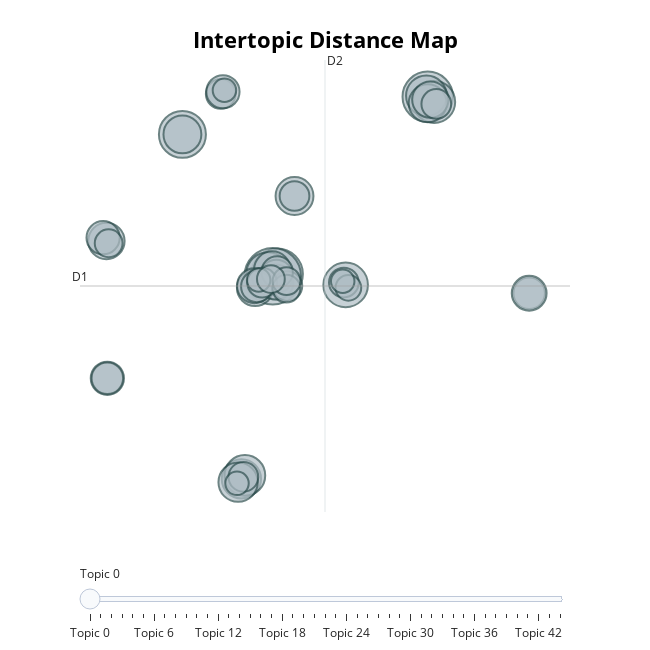

This figure's notebook cell:
### Code cell
# visualize
model.visualize_topics()

### Figure 1 — Plotly figure (JSON) as saved in the notebook; plotly's stock layout.template omitted (floating-point values rounded to 4 significant figures; data arrays with more than 128 entries replaced by an {"elided": "..."} marker saying what was removed)
{"data": [{"customdata": {"elided": "45x3 mixed values"}, "hovertemplate": "<b>Topic %{customdata[0]}</b><br>%{customdata[1]}<br>Size: %{customdata[2]}", "legendgroup": "", "marker": {"color": "#B0BEC5", "line": {"color": "DarkSlateGrey", "width": 2}, "size": [24, 23, 20, 29, 18, 17, 16, 14, 12, 13, 12, 15, 15, 14, 11, 13, 10, 11, 12, 10, 9, 10, 8, 8, 9, 9, 8, 10, 8, 8, 13, 12, 9, 8, 7, 8, 7, 11, 7, 5, 7, 6, 5, 5, 5], "sizemode": "area", "sizeref": 0.01812, "symbol": "circle"}, "mode": "markers", "name": "", "orientation": "v", "showlegend": false, "type": "scatter", "x": [1.548, 13.16, -5.755, 1.209, 6.828, 0.8397, 13.65, -1.209, 1.17, 2.886, -0.1527, 13.05, -0.9401, -1.463, 1.459, -5.755, 1.488, -0.2007, -11.61, -11.87, -0.01985, -11.54, 2.335, -2.8, 20.98, 1.546, 6.69, -2.632, 2.886, -1.055, 13.15, 13.36, -11.54, 0.3944, 2.258, 13.82, -11.44, 20.98, 2.273, 0.1218, 1.064, 7.038, -2.516, -1.548, 6.602], "xaxis": "x", "y": [1.375, 15.04, 12.14, 1.209, 0.5454, 1.398, 14.64, -14.4, 1.727, 7.391, 0.316, 15.11, -14.13, -14.65, 0.7533, 12.14, 1.203, 0.4804, 3.924, 4.18, 0.4271, -6.648, 0.458, 15.25, -0.09876, 1.538, 0.728, 15.42, 7.391, -14.24, 14.53, 14.82, -6.648, 0.7121, 0.2584, 14.48, 3.751, -0.09876, 0.8322, 0.9251, 0.9939, 0.3213, 15.54, -14.74, 0.8234], "yaxis": "y"}], "layout": {"annotations": [{"showarrow": false, "text": "D1", "x": -13.65, "y": 0.4598, "yshift": 10}, {"showarrow": false, "text": "D2", "x": 5.237, "xshift": 10, "y": 17.87}], "height": 650, "hoverlabel": {"bgcolor": "white", "font": {"family": "Rockwell", "size": 16}}, "legend": {"itemsizing": "constant", "tracegroupgap": 0}, "margin": {"t": 60}, "shapes": [{"line": {"color": "#CFD8DC", "width": 2}, "type": "line", "x0": 5.237, "x1": 5.237, "y0": -16.95, "y1": 17.87}, {"line": {"color": "#9E9E9E", "width": 2}, "type": "line", "x0": -13.65, "x1": 24.13, "y0": 0.4598, "y1": 0.4598}], "sliders": [{"active": 0, "pad": {"t": 50}, "steps": [{"args": [{"marker.color": [["red", "#B0BEC5", "#B0BEC5", "#B0BEC5", "#B0BEC5", "#B0BEC5", "#B0BEC5", "#B0BEC5", "#B0BEC5", "#B0BEC5", "#B0BEC5", "#B0BEC5", "#B0BEC5", "#B0BEC5", "#B0BEC5", "#B0BEC5", "#B0BEC5", "#B0BEC5", "#B0BEC5", "#B0BEC5", "#B0BEC5", "#B0BEC5", "#B0BEC5", "#B0BEC5", "#B0BEC5", "#B0BEC5", "#B0BEC5", "#B0BEC5", "#B0BEC5", "#B0BEC5", "#B0BEC5", "#B0BEC5", "#B0BEC5", "#B0BEC5", "#B0BEC5", "#B0BEC5", "#B0BEC5", "#B0BEC5", "#B0BEC5", "#B0BEC5", "#B0BEC5", "#B0BEC5", "#B0BEC5", "#B0BEC5", "#B0BEC5"]]}], "label": "Topic 0", "method": "update"}, {"args": [{"marker.color": [["#B0BEC5", "red", "#B0BEC5", "#B0BEC5", "#B0BEC5", "#B0BEC5", "#B0BEC5", "#B0BEC5", "#B0BEC5", "#B0BEC5", "#B0BEC5", "#B0BEC5", "#B0BEC5", "#B0BEC5", "#B0BEC5", "#B0BEC5", "#B0BEC5", "#B0BEC5", "#B0BEC5", "#B0BEC5", "#B0BEC5", "#B0BEC5", "#B0BEC5", "#B0BEC5", "#B0BEC5", "#B0BEC5", "#B0BEC5", "#B0BEC5", "#B0BEC5", "#B0BEC5", "#B0BEC5", "#B0BEC5", "#B0BEC5", "#B0BEC5", "#B0BEC5", "#B0BEC5", "#B0BEC5", "#B0BEC5", "#B0BEC5", "#B0BEC5", "#B0BEC5", "#B0BEC5", "#B0BEC5", "#B0BEC5", "#B0BEC5"]]}], "label": "Topic 1", "method": "update"}, {"args": [{"marker.color": [["#B0BEC5", "#B0BEC5", "red", "#B0BEC5", "#B0BEC5", "#B0BEC5", "#B0BEC5", "#B0BEC5", "#B0BEC5", "#B0BEC5", "#B0BEC5", "#B0BEC5", "#B0BEC5", "#B0BEC5", "#B0BEC5", "#B0BEC5", "#B0BEC5", "#B0BEC5", "#B0BEC5", "#B0BEC5", "#B0BEC5", "#B0BEC5", "#B0BEC5", "#B0BEC5", "#B0BEC5", "#B0BEC5", "#B0BEC5", "#B0BEC5", "#B0BEC5", "#B0BEC5", "#B0BEC5", "#B0BEC5", "#B0BEC5", "#B0BEC5", "#B0BEC5", "#B0BEC5", "#B0BEC5", "#B0BEC5", "#B0BEC5", "#B0BEC5", "#B0BEC5", "#B0BEC5", "#B0BEC5", "#B0BEC5", "#B0BEC5"]]}], "label": "Topic 2", "method": "update"}, {"args": [{"marker.color": [["#B0BEC5", "#B0BEC5", "#B0BEC5", "red", "#B0BEC5", "#B0BEC5", "#B0BEC5", "#B0BEC5", "#B0BEC5", "#B0BEC5", "#B0BEC5", "#B0BEC5", "#B0BEC5", "#B0BEC5", "#B0BEC5", "#B0BEC5", "#B0BEC5", "#B0BEC5", "#B0BEC5", "#B0BEC5", "#B0BEC5", "#B0BEC5", "#B0BEC5", "#B0BEC5", "#B0BEC5", "#B0BEC5", "#B0BEC5", "#B0BEC5", "#B0BEC5", "#B0BEC5", "#B0BEC5", "#B0BEC5", "#B0BEC5", "#B0BEC5", "#B0BEC5", "#B0BEC5", "#B0BEC5", "#B0BEC5", "#B0BEC5", "#B0BEC5", "#B0BEC5", "#B0BEC5", "#B0BEC5", "#B0BEC5", "#B0BEC5"]]}], "label": "Topic 3", "method": "update"}, {"args": [{"marker.color": [["#B0BEC5", "#B0BEC5", "#B0BEC5", "#B0BEC5", "red", "#B0BEC5", "#B0BEC5", "#B0BEC5", "#B0BEC5", "#B0BEC5", "#B0BEC5", "#B0BEC5", "#B0BEC5", "#B0BEC5", "#B0BEC5", "#B0BEC5", "#B0BEC5", "#B0BEC5", "#B0BEC5", "#B0BEC5", "#B0BEC5", "#B0BEC5", "#B0BEC5", "#B0BEC5", "#B0BEC5", "#B0BEC5", "#B0BEC5", "#B0BEC5", "#B0BEC5", "#B0BEC5", "#B0BEC5", "#B0BEC5", "#B0BEC5", "#B0BEC5", "#B0BEC5", "#B0BEC5", "#B0BEC5", "#B0BEC5", "#B0BEC5", "#B0BEC5", "#B0BEC5", "#B0BEC5", "#B0BEC5", "#B0BEC5", "#B0BEC5"]]}], "label": "Topic 4", "method": "update"}, {"args": [{"marker.color": [["#B0BEC5", "#B0BEC5", "#B0BEC5", "#B0BEC5", "#B0BEC5", "red", "#B0BEC5", "#B0BEC5", "#B0BEC5", "#B0BEC5", "#B0BEC5", "#B0BEC5", "#B0BEC5", "#B0BEC5", "#B0BEC5", "#B0BEC5", "#B0BEC5", "#B0BEC5", "#B0BEC5", "#B0BEC5", "#B0BEC5", "#B0BEC5", "#B0BEC5", "#B0BEC5", "#B0BEC5", "#B0BEC5", "#B0BEC5", "#B0BEC5", "#B0BEC5", "#B0BEC5", "#B0BEC5", "#B0BEC5", "#B0BEC5", "#B0BEC5", "#B0BEC5", "#B0BEC5", "#B0BEC5", "#B0BEC5", "#B0BEC5", "#B0BEC5", "#B0BEC5", "#B0BEC5", "#B0BEC5", "#B0BEC5", "#B0BEC5"]]}], "label": "Topic 5", "method": "update"}, {"args": [{"marker.color": [["#B0BEC5", "#B0BEC5", "#B0BEC5", "#B0BEC5", "#B0BEC5", "#B0BEC5", "red", "#B0BEC5", "#B0BEC5", "#B0BEC5", "#B0BEC5", "#B0BEC5", "#B0BEC5", "#B0BEC5", "#B0BEC5", "#B0BEC5", "#B0BEC5", "#B0BEC5", "#B0BEC5", "#B0BEC5", "#B0BEC5", "#B0BEC5", "#B0BEC5", "#B0BEC5", "#B0BEC5", "#B0BEC5", "#B0BEC5", "#B0BEC5", "#B0BEC5", "#B0BEC5", "#B0BEC5", "#B0BEC5", "#B0BEC5", "#B0BEC5", "#B0BEC5", "#B0BEC5", "#B0BEC5", "#B0BEC5", "#B0BEC5", "#B0BEC5", "#B0BEC5", "#B0BEC5", "#B0BEC5", "#B0BEC5", "#B0BEC5"]]}], "label": "Topic 6", "method": "update"}, {"args": [{"marker.color": [["#B0BEC5", "#B0BEC5", "#B0BEC5", "#B0BEC5", "#B0BEC5", "#B0BEC5", "#B0BEC5", "red", "#B0BEC5", "#B0BEC5", "#B0BEC5", "#B0BEC5", "#B0BEC5", "#B0BEC5", "#B0BEC5", "#B0BEC5", "#B0BEC5", "#B0BEC5", "#B0BEC5", "#B0BEC5", "#B0BEC5", "#B0BEC5", "#B0BEC5", "#B0BEC5", "#B0BEC5", "#B0BEC5", "#B0BEC5", "#B0BEC5", "#B0BEC5", "#B0BEC5", "#B0BEC5", "#B0BEC5", "#B0BEC5", "#B0BEC5", "#B0BEC5", "#B0BEC5", "#B0BEC5", "#B0BEC5", "#B0BEC5", "#B0BEC5", "#B0BEC5", "#B0BEC5", "#B0BEC5", "#B0BEC5", "#B0BEC5"]]}], "label": "Topic 7", "method": "update"}, {"args": [{"marker.color": [["#B0BEC5", "#B0BEC5", "#B0BEC5", "#B0BEC5", "#B0BEC5", "#B0BEC5", "#B0BEC5", "#B0BEC5", "red", "#B0BEC5", "#B0BEC5", "#B0BEC5", "#B0BEC5", "#B0BEC5", "#B0BEC5", "#B0BEC5", "#B0BEC5", "#B0BEC5", "#B0BEC5", "#B0BEC5", "#B0BEC5", "#B0BEC5", "#B0BEC5", "#B0BEC5", "#B0BEC5", "#B0BEC5", "#B0BEC5", "#B0BEC5", "#B0BEC5", "#B0BEC5", "#B0BEC5", "#B0BEC5", "#B0BEC5", "#B0BEC5", "#B0BEC5", "#B0BEC5", "#B0BEC5", "#B0BEC5", "#B0BEC5", "#B0BEC5", "#B0BEC5", "#B0BEC5", "#B0BEC5", "#B0BEC5", "#B0BEC5"]]}], "label": "Topic 8", "method": "update"}, {"args": [{"marker.color": [["#B0BEC5", "#B0BEC5", "#B0BEC5", "#B0BEC5", "#B0BEC5", "#B0BEC5", "#B0BEC5", "#B0BEC5", "#B0BEC5", "red", "#B0BEC5", "#B0BEC5", "#B0BEC5", "#B0BEC5", "#B0BEC5", "#B0BEC5", "#B0BEC5", "#B0BEC5", "#B0BEC5", "#B0BEC5", "#B0BEC5", "#B0BEC5", "#B0BEC5", "#B0BEC5", "#B0BEC5", "#B0BEC5", "#B0BEC5", "#B0BEC5", "#B0BEC5", "#B0BEC5", "#B0BEC5", "#B0BEC5", "#B0BEC5", "#B0BEC5", "#B0BEC5", "#B0BEC5", "#B0BEC5", "#B0BEC5", "#B0BEC5", "#B0BEC5", "#B0BEC5", "#B0BEC5", "#B0BEC5", "#B0BEC5", "#B0BEC5"]]}], "label": "Topic 9", "method": "update"}, {"args": [{"marker.color": [["#B0BEC5", "#B0BEC5", "#B0BEC5", "#B0BEC5", "#B0BEC5", "#B0BEC5", "#B0BEC5", "#B0BEC5", "#B0BEC5", "#B0BEC5", "red", "#B0BEC5", "#B0BEC5", "#B0BEC5", "#B0BEC5", "#B0BEC5", "#B0BEC5", "#B0BEC5", "#B0BEC5", "#B0BEC5", "#B0BEC5", "#B0BEC5", "#B0BEC5", "#B0BEC5", "#B0BEC5", "#B0BEC5", "#B0BEC5", "#B0BEC5", "#B0BEC5", "#B0BEC5", "#B0BEC5", "#B0BEC5", "#B0BEC5", "#B0BEC5", "#B0BEC5", "#B0BEC5", "#B0BEC5", "#B0BEC5", "#B0BEC5", "#B0BEC5", "#B0BEC5", "#B0BEC5", "#B0BEC5", "#B0BEC5", "#B0BEC5"]]}], "label": "Topic 10", "method": "update"}, {"args": [{"marker.color": [["#B0BEC5", "#B0BEC5", "#B0BEC5", "#B0BEC5", "#B0BEC5", "#B0BEC5", "#B0BEC5", "#B0BEC5", "#B0BEC5", "#B0BEC5", "#B0BEC5", "red", "#B0BEC5", "#B0BEC5", "#B0BEC5", "#B0BEC5", "#B0BEC5", "#B0BEC5", "#B0BEC5", "#B0BEC5", "#B0BEC5", "#B0BEC5", "#B0BEC5", "#B0BEC5", "#B0BEC5", "#B0BEC5", "#B0BEC5", "#B0BEC5", "#B0BEC5", "#B0BEC5", "#B0BEC5", "#B0BEC5", "#B0BEC5", "#B0BEC5", "#B0BEC5", "#B0BEC5", "#B0BEC5", "#B0BEC5", "#B0BEC5", "#B0BEC5", "#B0BEC5", "#B0BEC5", "#B0BEC5", "#B0BEC5", "#B0BEC5"]]}], "label": "Topic 11", "method": "update"}, {"args": [{"marker.color": [["#B0BEC5", "#B0BEC5", "#B0BEC5", "#B0BEC5", "#B0BEC5", "#B0BEC5", "#B0BEC5", "#B0BEC5", "#B0BEC5", "#B0BEC5", "#B0BEC5", "#B0BEC5", "red", "#B0BEC5", "#B0BEC5", "#B0BEC5", "#B0BEC5", "#B0BEC5", "#B0BEC5", "#B0BEC5", "#B0BEC5", "#B0BEC5", "#B0BEC5", "#B0BEC5", "#B0BEC5", "#B0BEC5", "#B0BEC5", "#B0BEC5", "#B0BEC5", "#B0BEC5", "#B0BEC5", "#B0BEC5", "#B0BEC5", "#B0BEC5", "#B0BEC5", "#B0BEC5", "#B0BEC5", "#B0BEC5", "#B0BEC5", "#B0BEC5", "#B0BEC5", "#B0BEC5", "#B0BEC5", "#B0BEC5", "#B0BEC5"]]}], "label": "Topic 12", "method": "update"}, {"args": [{"marker.color": [["#B0BEC5", "#B0BEC5", "#B0BEC5", "#B0BEC5", "#B0BEC5", "#B0BEC5", "#B0BEC5", "#B0BEC5", "#B0BEC5", "#B0BEC5", "#B0BEC5", "#B0BEC5", "#B0BEC5", "red", "#B0BEC5", "#B0BEC5", "#B0BEC5", "#B0BEC5", "#B0BEC5", "#B0BEC5", "#B0BEC5", "#B0BEC5", "#B0BEC5", "#B0BEC5", "#B0BEC5", "#B0BEC5", "#B0BEC5", "#B0BEC5", "#B0BEC5", "#B0BEC5", "#B0BEC5", "#B0BEC5", "#B0BEC5", "#B0BEC5", "#B0BEC5", "#B0BEC5", "#B0BEC5", "#B0BEC5", "#B0BEC5", "#B0BEC5", "#B0BEC5", "#B0BEC5", "#B0BEC5", "#B0BEC5", "#B0BEC5"]]}], "label": "Topic 13", "method": "update"}, {"args": [{"marker.color": [["#B0BEC5", "#B0BEC5", "#B0BEC5", "#B0BEC5", "#B0BEC5", "#B0BEC5", "#B0BEC5", "#B0BEC5", "#B0BEC5", "#B0BEC5", "#B0BEC5", "#B0BEC5", "#B0BEC5", "#B0BEC5", "red", "#B0BEC5", "#B0BEC5", "#B0BEC5", "#B0BEC5", "#B0BEC5", "#B0BEC5", "#B0BEC5", "#B0BEC5", "#B0BEC5", "#B0BEC5", "#B0BEC5", "#B0BEC5", "#B0BEC5", "#B0BEC5", "#B0BEC5", "#B0BEC5", "#B0BEC5", "#B0BEC5", "#B0BEC5", "#B0BEC5", "#B0BEC5", "#B0BEC5", "#B0BEC5", "#B0BEC5", "#B0BEC5", "#B0BEC5", "#B0BEC5", "#B0BEC5", "#B0BEC5", "#B0BEC5"]]}], "label": "Topic 14", "method": "update"}, {"args": [{"marker.color": [["#B0BEC5", "#B0BEC5", "#B0BEC5", "#B0BEC5", "#B0BEC5", "#B0BEC5", "#B0BEC5", "#B0BEC5", "#B0BEC5", "#B0BEC5", "#B0BEC5", "#B0BEC5", "#B0BEC5", "#B0BEC5", "#B0BEC5", "red", "#B0BEC5", "#B0BEC5", "#B0BEC5", "#B0BEC5", "#B0BEC5", "#B0BEC5", "#B0BEC5", "#B0BEC5", "#B0BEC5", "#B0BEC5", "#B0BEC5", "#B0BEC5", "#B0BEC5", "#B0BEC5", "#B0BEC5", "#B0BEC5", "#B0BEC5", "#B0BEC5", "#B0BEC5", "#B0BEC5", "#B0BEC5", "#B0BEC5", "#B0BEC5", "#B0BEC5", "#B0BEC5", "#B0BEC5", "#B0BEC5", "#B0BEC5", "#B0BEC5"]]}], "label": "Topic 15", "method": "update"}, {"args": [{"marker.color": [["#B0BEC5", "#B0BEC5", "#B0BEC5", "#B0BEC5", "#B0BEC5", "#B0BEC5", "#B0BEC5", "#B0BEC5", "#B0BEC5", "#B0BEC5", "#B0BEC5", "#B0BEC5", "#B0BEC5", "#B0BEC5", "#B0BEC5", "#B0BEC5", "red", "#B0BEC5", "#B0BEC5", "#B0BEC5", "#B0BEC5", "#B0BEC5", "#B0BEC5", "#B0BEC5", "#B0BEC5", "#B0BEC5", "#B0BEC5", "#B0BEC5", "#B0BEC5", "#B0BEC5", "#B0BEC5", "#B0BEC5", "#B0BEC5", "#B0BEC5", "#B0BEC5", "#B0BEC5", "#B0BEC5", "#B0BEC5", "#B0BEC5", "#B0BEC5", "#B0BEC5", "#B0BEC5", "#B0BEC5", "#B0BEC5", "#B0BEC5"]]}], "label": "Topic 16", "method": "update"}, {"args": [{"marker.color": [["#B0BEC5", "#B0BEC5", "#B0BEC5", "#B0BEC5", "#B0BEC5", "#B0BEC5", "#B0BEC5", "#B0BEC5", "#B0BEC5", "#B0BEC5", "#B0BEC5", "#B0BEC5", "#B0BEC5", "#B0BEC5", "#B0BEC5", "#B0BEC5", "#B0BEC5", "red", "#B0BEC5", "#B0BEC5", "#B0BEC5", "#B0BEC5", "#B0BEC5", "#B0BEC5", "#B0BEC5", "#B0BEC5", "#B0BEC5", "#B0BEC5", "#B0BEC5", "#B0BEC5", "#B0BEC5", "#B0BEC5", "#B0BEC5", "#B0BEC5", "#B0BEC5", "#B0BEC5", "#B0BEC5", "#B0BEC5", "#B0BEC5", "#B0BEC5", "#B0BEC5", "#B0BEC5", "#B0BEC5", "#B0BEC5", "#B0BEC5"]]}], "label": "Topic 17", "method": "update"}, {"args": [{"marker.color": [["#B0BEC5", "#B0BEC5", "#B0BEC5", "#B0BEC5", "#B0BEC5", "#B0BEC5", "#B0BEC5", "#B0BEC5", "#B0BEC5", "#B0BEC5", "#B0BEC5", "#B0BEC5", "#B0BEC5", "#B0BEC5", "#B0BEC5", "#B0BEC5", "#B0BEC5", "#B0BEC5", "red", "#B0BEC5", "#B0BEC5", "#B0BEC5", "#B0BEC5", "#B0BEC5", "#B0BEC5", "#B0BEC5", "#B0BEC5", "#B0BEC5", "#B0BEC5", "#B0BEC5", "#B0BEC5", "#B0BEC5", "#B0BEC5", "#B0BEC5", "#B0BEC5", "#B0BEC5", "#B0BEC5", "#B0BEC5", "#B0BEC5", "#B0BEC5", "#B0BEC5", "#B0BEC5", "#B0BEC5", "#B0BEC5", "#B0BEC5"]]}], "label": "Topic 18", "method": "update"}, {"args": [{"marker.color": [["#B0BEC5", "#B0BEC5", "#B0BEC5", "#B0BEC5", "#B0BEC5", "#B0BEC5", "#B0BEC5", "#B0BEC5", "#B0BEC5", "#B0BEC5", "#B0BEC5", "#B0BEC5", "#B0BEC5", "#B0BEC5", "#B0BEC5", "#B0BEC5", "#B0BEC5", "#B0BEC5", "#B0BEC5", "red", "#B0BEC5", "#B0BEC5", "#B0BEC5", "#B0BEC5", "#B0BEC5", "#B0BEC5", "#B0BEC5", "#B0BEC5", "#B0BEC5", "#B0BEC5", "#B0BEC5", "#B0BEC5", "#B0BEC5", "#B0BEC5", "#B0BEC5", "#B0BEC5", "#B0BEC5", "#B0BEC5", "#B0BEC5", "#B0BEC5", "#B0BEC5", "#B0BEC5", "#B0BEC5", "#B0BEC5", "#B0BEC5"]]}], "label": "Topic 19", "method": "update"}, {"args": [{"marker.color": [["#B0BEC5", "#B0BEC5", "#B0BEC5", "#B0BEC5", "#B0BEC5", "#B0BEC5", "#B0BEC5", "#B0BEC5", "#B0BEC5", "#B0BEC5", "#B0BEC5", "#B0BEC5", "#B0BEC5", "#B0BEC5", "#B0BEC5", "#B0BEC5", "#B0BEC5", "#B0BEC5", "#B0BEC5", "#B0BEC5", "red", "#B0BEC5", "#B0BEC5", "#B0BEC5", "#B0BEC5", "#B0BEC5", "#B0BEC5", "#B0BEC5", "#B0BEC5", "#B0BEC5", "#B0BEC5", "#B0BEC5", "#B0BEC5", "#B0BEC5", "#B0BEC5", "#B0BEC5", "#B0BEC5", "#B0BEC5", "#B0BEC5", "#B0BEC5", "#B0BEC5", "#B0BEC5", "#B0BEC5", "#B0BEC5", "#B0BEC5"]]}], "label": "Topic 20", "method": "update"}, {"args": [{"marker.color": [["#B0BEC5", "#B0BEC5", "#B0BEC5", "#B0BEC5", "#B0BEC5", "#B0BEC5", "#B0BEC5", "#B0BEC5", "#B0BEC5", "#B0BEC5", "#B0BEC5", "#B0BEC5", "#B0BEC5", "#B0BEC5", "#B0BEC5", "#B0BEC5", "#B0BEC5", "#B0BEC5", "#B0BEC5", "#B0BEC5", "#B0BEC5", "red", "#B0BEC5", "#B0BEC5", "#B0BEC5", "#B0BEC5", "#B0BEC5", "#B0BEC5", "#B0BEC5", "#B0BEC5", "#B0BEC5", "#B0BEC5", "#B0BEC5", "#B0BEC5", "#B0BEC5", "#B0BEC5", "#B0BEC5", "#B0BEC5", "#B0BEC5", "#B0BEC5", "#B0BEC5", "#B0BEC5", "#B0BEC5", "#B0BEC5", "#B0BEC5"]]}], "label": "Topic 21", "method": "update"}, {"args": [{"marker.color": [["#B0BEC5", "#B0BEC5", "#B0BEC5", "#B0BEC5", "#B0BEC5", "#B0BEC5", "#B0BEC5", "#B0BEC5", "#B0BEC5", "#B0BEC5", "#B0BEC5", "#B0BEC5", "#B0BEC5", "#B0BEC5", "#B0BEC5", "#B0BEC5", "#B0BEC5", "#B0BEC5", "#B0BEC5", "#B0BEC5", "#B0BEC5", "#B0BEC5", "red", "#B0BEC5", "#B0BEC5", "#B0BEC5", "#B0BEC5", "#B0BEC5", "#B0BEC5", "#B0BEC5", "#B0BEC5", "#B0BEC5", "#B0BEC5", "#B0BEC5", "#B0BEC5", "#B0BEC5", "#B0BEC5", "#B0BEC5", "#B0BEC5", "#B0BEC5", "#B0BEC5", "#B0BEC5", "#B0BEC5", "#B0BEC5", "#B0BEC5"]]}], "label": "Topic 22", "method": "update"}, {"args": [{"marker.color": [["#B0BEC5", "#B0BEC5", "#B0BEC5", "#B0BEC5", "#B0BEC5", "#B0BEC5", "#B0BEC5", "#B0BEC5", "#B0BEC5", "#B0BEC5", "#B0BEC5", "#B0BEC5", "#B0BEC5", "#B0BEC5", "#B0BEC5", "#B0BEC5", "#B0BEC5", "#B0BEC5", "#B0BEC5", "#B0BEC5", "#B0BEC5", "#B0BEC5", "#B0BEC5", "red", "#B0BEC5", "#B0BEC5", "#B0BEC5", "#B0BEC5", "#B0BEC5", "#B0BEC5", "#B0BEC5", "#B0BEC5", "#B0BEC5", "#B0BEC5", "#B0BEC5", "#B0BEC5", "#B0BEC5", "#B0BEC5", "#B0BEC5", "#B0BEC5", "#B0BEC5", "#B0BEC5", "#B0BEC5", "#B0BEC5", "#B0BEC5"]]}], "label": "Topic 23", "method": "update"}, {"args": [{"marker.color": [["#B0BEC5", "#B0BEC5", "#B0BEC5", "#B0BEC5", "#B0BEC5", "#B0BEC5", "#B0BEC5", "#B0BEC5", "#B0BEC5", "#B0BEC5", "#B0BEC5", "#B0BEC5", "#B0BEC5", "#B0BEC5", "#B0BEC5", "#B0BEC5", "#B0BEC5", "#B0BEC5", "#B0BEC5", "#B0BEC5", "#B0BEC5", "#B0BEC5", "#B0BEC5", "#B0BEC5", "red", "#B0BEC5", "#B0BEC5", "#B0BEC5", "#B0BEC5", "#B0BEC5", "#B0BEC5", "#B0BEC5", "#B0BEC5", "#B0BEC5", "#B0BEC5", "#B0BEC5", "#B0BEC5", "#B0BEC5", "#B0BEC5", "#B0BEC5", "#B0BEC5", "#B0BEC5", "#B0BEC5", "#B0BEC5", "#B0BEC5"]]}], "label": "Topic 24", "method": "update"}, {"args": [{"marker.color": [["#B0BEC5", "#B0BEC5", "#B0BEC5", "#B0BEC5", "#B0BEC5", "#B0BEC5", "#B0BEC5", "#B0BEC5", "#B0BEC5", "#B0BEC5", "#B0BEC5", "#B0BEC5", "#B0BEC5", "#B0BEC5", "#B0BEC5", "#B0BEC5", "#B0BEC5", "#B0BEC5", "#B0BEC5", "#B0BEC5", "#B0BEC5", "#B0BEC5", "#B0BEC5", "#B0BEC5", "#B0BEC5", "red", "#B0BEC5", "#B0BEC5", "#B0BEC5", "#B0BEC5", "#B0BEC5", "#B0BEC5", "#B0BEC5", "#B0BEC5", "#B0BEC5", "#B0BEC5", "#B0BEC5", "#B0BEC5", "#B0BEC5", "#B0BEC5", "#B0BEC5", "#B0BEC5", "#B0BEC5", "#B0BEC5", "#B0BEC5"]]}], "label": "Topic 25", "method": "update"}, {"args": [{"marker.color": [["#B0BEC5", "#B0BEC5", "#B0BEC5", "#B0BEC5", "#B0BEC5", "#B0BEC5", "#B0BEC5", "#B0BEC5", "#B0BEC5", "#B0BEC5", "#B0BEC5", "#B0BEC5", "#B0BEC5", "#B0BEC5", "#B0BEC5", "#B0BEC5", "#B0BEC5", "#B0BEC5", "#B0BEC5", "#B0BEC5", "#B0BEC5", "#B0BEC5", "#B0BEC5", "#B0BEC5", "#B0BEC5", "#B0BEC5", "red", "#B0BEC5", "#B0BEC5", "#B0BEC5", "#B0BEC5", "#B0BEC5", "#B0BEC5", "#B0BEC5", "#B0BEC5", "#B0BEC5", "#B0BEC5", "#B0BEC5", "#B0BEC5", "#B0BEC5", "#B0BEC5", "#B0BEC5", "#B0BEC5", "#B0BEC5", "#B0BEC5"]]}], "label": "Topic 26", "method": "update"}, {"args": [{"marker.color": [["#B0BEC5", "#B0BEC5", "#B0BEC5", "#B0BEC5", "#B0BEC5", "#B0BEC5", "#B0BEC5", "#B0BEC5", "#B0BEC5", "#B0BEC5", "#B0BEC5", "#B0BEC5", "#B0BEC5", "#B0BEC5", "#B0BEC5", "#B0BEC5", "#B0BEC5", "#B0BEC5", "#B0BEC5", "#B0BEC5", "#B0BEC5", "#B0BEC5", "#B0BEC5", "#B0BEC5", "#B0BEC5", "#B0BEC5", "#B0BEC5", "red", "#B0BEC5", "#B0BEC5", "#B0BEC5", "#B0BEC5", "#B0BEC5", "#B0BEC5", "#B0BEC5", "#B0BEC5", "#B0BEC5", "#B0BEC5", "#B0BEC5", "#B0BEC5", "#B0BEC5", "#B0BEC5", "#B0BEC5", "#B0BEC5", "#B0BEC5"]]}], "label": "Topic 27", "method": "update"}, {"args": [{"marker.color": [["#B0BEC5", "#B0BEC5", "#B0BEC5", "#B0BEC5", "#B0BEC5", "#B0BEC5", "#B0BEC5", "#B0BEC5", "#B0BEC5", "#B0BEC5", "#B0BEC5", "#B0BEC5", "#B0BEC5", "#B0BEC5", "#B0BEC5", "#B0BEC5", "#B0BEC5", "#B0BEC5", "#B0BEC5", "#B0BEC5", "#B0BEC5", "#B0BEC5", "#B0BEC5", "#B0BEC5", "#B0BEC5", "#B0BEC5", "#B0BEC5", "#B0BEC5", "red", "#B0BEC5", "#B0BEC5", "#B0BEC5", "#B0BEC5", "#B0BEC5", "#B0BEC5", "#B0BEC5", "#B0BEC5", "#B0BEC5", "#B0BEC5", "#B0BEC5", "#B0BEC5", "#B0BEC5", "#B0BEC5", "#B0BEC5", "#B0BEC5"]]}], "label": "Topic 28", "method": "update"}, {"args": [{"marker.color": [["#B0BEC5", "#B0BEC5", "#B0BEC5", "#B0BEC5", "#B0BEC5", "#B0BEC5", "#B0BEC5", "#B0BEC5", "#B0BEC5", "#B0BEC5", "#B0BEC5", "#B0BEC5", "#B0BEC5", "#B0BEC5", "#B0BEC5", "#B0BEC5", "#B0BEC5", "#B0BEC5", "#B0BEC5", "#B0BEC5", "#B0BEC5", "#B0BEC5", "#B0BEC5", "#B0BEC5", "#B0BEC5", "#B0BEC5", "#B0BEC5", "#B0BEC5", "#B0BEC5", "red", "#B0BEC5", "#B0BEC5", "#B0BEC5", "#B0BEC5", "#B0BEC5", "#B0BEC5", "#B0BEC5", "#B0BEC5", "#B0BEC5", "#B0BEC5", "#B0BEC5", "#B0BEC5", "#B0BEC5", "#B0BEC5", "#B0BEC5"]]}], "label": "Topic 29", "method": "update"}, {"args": [{"marker.color": [["#B0BEC5", "#B0BEC5", "#B0BEC5", "#B0BEC5", "#B0BEC5", "#B0BEC5", "#B0BEC5", "#B0BEC5", "#B0BEC5", "#B0BEC5", "#B0BEC5", "#B0BEC5", "#B0BEC5", "#B0BEC5", "#B0BEC5", "#B0BEC5", "#B0BEC5", "#B0BEC5", "#B0BEC5", "#B0BEC5", "#B0BEC5", "#B0BEC5", "#B0BEC5", "#B0BEC5", "#B0BEC5", "#B0BEC5", "#B0BEC5", "#B0BEC5", "#B0BEC5", "#B0BEC5", "red", "#B0BEC5", "#B0BEC5", "#B0BEC5", "#B0BEC5", "#B0BEC5", "#B0BEC5", "#B0BEC5", "#B0BEC5", "#B0BEC5", "#B0BEC5", "#B0BEC5", "#B0BEC5", "#B0BEC5", "#B0BEC5"]]}], "label": "Topic 30", "method": "update"}, {"args": [{"marker.color": [["#B0BEC5", "#B0BEC5", "#B0BEC5", "#B0BEC5", "#B0BEC5", "#B0BEC5", "#B0BEC5", "#B0BEC5", "#B0BEC5", "#B0BEC5", "#B0BEC5", "#B0BEC5", "#B0BEC5", "#B0BEC5", "#B0BEC5", "#B0BEC5", "#B0BEC5", "#B0BEC5", "#B0BEC5", "#B0BEC5", "#B0BEC5", "#B0BEC5", "#B0BEC5", "#B0BEC5", "#B0BEC5", "#B0BEC5", "#B0BEC5", "#B0BEC5", "#B0BEC5", "#B0BEC5", "#B0BEC5", "red", "#B0BEC5", "#B0BEC5", "#B0BEC5", "#B0BEC5", "#B0BEC5", "#B0BEC5", "#B0BEC5", "#B0BEC5", "#B0BEC5", "#B0BEC5", "#B0BEC5", "#B0BEC5", "#B0BEC5"]]}], "label": "Topic 31", "method": "update"}, {"args": [{"marker.color": [["#B0BEC5", "#B0BEC5", "#B0BEC5", "#B0BEC5", "#B0BEC5", "#B0BEC5", "#B0BEC5", "#B0BEC5", "#B0BEC5", "#B0BEC5", "#B0BEC5", "#B0BEC5", "#B0BEC5", "#B0BEC5", "#B0BEC5", "#B0BEC5", "#B0BEC5", "#B0BEC5", "#B0BEC5", "#B0BEC5", "#B0BEC5", "#B0BEC5", "#B0BEC5", "#B0BEC5", "#B0BEC5", "#B0BEC5", "#B0BEC5", "#B0BEC5", "#B0BEC5", "#B0BEC5", "#B0BEC5", "#B0BEC5", "red", "#B0BEC5", "#B0BEC5", "#B0BEC5", "#B0BEC5", "#B0BEC5", "#B0BEC5", "#B0BEC5", "#B0BEC5", "#B0BEC5", "#B0BEC5", "#B0BEC5", "#B0BEC5"]]}], "label": "Topic 32", "method": "update"}, {"args": [{"marker.color": [["#B0BEC5", "#B0BEC5", "#B0BEC5", "#B0BEC5", "#B0BEC5", "#B0BEC5", "#B0BEC5", "#B0BEC5", "#B0BEC5", "#B0BEC5", "#B0BEC5", "#B0BEC5", "#B0BEC5", "#B0BEC5", "#B0BEC5", "#B0BEC5", "#B0BEC5", "#B0BEC5", "#B0BEC5", "#B0BEC5", "#B0BEC5", "#B0BEC5", "#B0BEC5", "#B0BEC5", "#B0BEC5", "#B0BEC5", "#B0BEC5", "#B0BEC5", "#B0BEC5", "#B0BEC5", "#B0BEC5", "#B0BEC5", "#B0BEC5", "red", "#B0BEC5", "#B0BEC5", "#B0BEC5", "#B0BEC5", "#B0BEC5", "#B0BEC5", "#B0BEC5", "#B0BEC5", "#B0BEC5", "#B0BEC5", "#B0BEC5"]]}], "label": "Topic 33", "method": "update"}, {"args": [{"marker.color": [["#B0BEC5", "#B0BEC5", "#B0BEC5", "#B0BEC5", "#B0BEC5", "#B0BEC5", "#B0BEC5", "#B0BEC5", "#B0BEC5", "#B0BEC5", "#B0BEC5", "#B0BEC5", "#B0BEC5", "#B0BEC5", "#B0BEC5", "#B0BEC5", "#B0BEC5", "#B0BEC5", "#B0BEC5", "#B0BEC5", "#B0BEC5", "#B0BEC5", "#B0BEC5", "#B0BEC5", "#B0BEC5", "#B0BEC5", "#B0BEC5", "#B0BEC5", "#B0BEC5", "#B0BEC5", "#B0BEC5", "#B0BEC5", "#B0BEC5", "#B0BEC5", "red", "#B0BEC5", "#B0BEC5", "#B0BEC5", "#B0BEC5", "#B0BEC5", "#B0BEC5", "#B0BEC5", "#B0BEC5", "#B0BEC5", "#B0BEC5"]]}], "label": "Topic 34", "method": "update"}, {"args": [{"marker.color": [["#B0BEC5", "#B0BEC5", "#B0BEC5", "#B0BEC5", "#B0BEC5", "#B0BEC5", "#B0BEC5", "#B0BEC5", "#B0BEC5", "#B0BEC5", "#B0BEC5", "#B0BEC5", "#B0BEC5", "#B0BEC5", "#B0BEC5", "#B0BEC5", "#B0BEC5", "#B0BEC5", "#B0BEC5", "#B0BEC5", "#B0BEC5", "#B0BEC5", "#B0BEC5", "#B0BEC5", "#B0BEC5", "#B0BEC5", "#B0BEC5", "#B0BEC5", "#B0BEC5", "#B0BEC5", "#B0BEC5", "#B0BEC5", "#B0BEC5", "#B0BEC5", "#B0BEC5", "red", "#B0BEC5", "#B0BEC5", "#B0BEC5", "#B0BEC5", "#B0BEC5", "#B0BEC5", "#B0BEC5", "#B0BEC5", "#B0BEC5"]]}], "label": "Topic 35", "method": "update"}, {"args": [{"marker.color": [["#B0BEC5", "#B0BEC5", "#B0BEC5", "#B0BEC5", "#B0BEC5", "#B0BEC5", "#B0BEC5", "#B0BEC5", "#B0BEC5", "#B0BEC5", "#B0BEC5", "#B0BEC5", "#B0BEC5", "#B0BEC5", "#B0BEC5", "#B0BEC5", "#B0BEC5", "#B0BEC5", "#B0BEC5", "#B0BEC5", "#B0BEC5", "#B0BEC5", "#B0BEC5", "#B0BEC5", "#B0BEC5", "#B0BEC5", "#B0BEC5", "#B0BEC5", "#B0BEC5", "#B0BEC5", "#B0BEC5", "#B0BEC5", "#B0BEC5", "#B0BEC5", "#B0BEC5", "#B0BEC5", "red", "#B0BEC5", "#B0BEC5", "#B0BEC5", "#B0BEC5", "#B0BEC5", "#B0BEC5", "#B0BEC5", "#B0BEC5"]]}], "label": "Topic 36", "method": "update"}, {"args": [{"marker.color": [["#B0BEC5", "#B0BEC5", "#B0BEC5", "#B0BEC5", "#B0BEC5", "#B0BEC5", "#B0BEC5", "#B0BEC5", "#B0BEC5", "#B0BEC5", "#B0BEC5", "#B0BEC5", "#B0BEC5", "#B0BEC5", "#B0BEC5", "#B0BEC5", "#B0BEC5", "#B0BEC5", "#B0BEC5", "#B0BEC5", "#B0BEC5", "#B0BEC5", "#B0BEC5", "#B0BEC5", "#B0BEC5", "#B0BEC5", "#B0BEC5", "#B0BEC5", "#B0BEC5", "#B0BEC5", "#B0BEC5", "#B0BEC5", "#B0BEC5", "#B0BEC5", "#B0BEC5", "#B0BEC5", "#B0BEC5", "red", "#B0BEC5", "#B0BEC5", "#B0BEC5", "#B0BEC5", "#B0BEC5", "#B0BEC5", "#B0BEC5"]]}], "label": "Topic 37", "method": "update"}, {"args": [{"marker.color": [["#B0BEC5", "#B0BEC5", "#B0BEC5", "#B0BEC5", "#B0BEC5", "#B0BEC5", "#B0BEC5", "#B0BEC5", "#B0BEC5", "#B0BEC5", "#B0BEC5", "#B0BEC5", "#B0BEC5", "#B0BEC5", "#B0BEC5", "#B0BEC5", "#B0BEC5", "#B0BEC5", "#B0BEC5", "#B0BEC5", "#B0BEC5", "#B0BEC5", "#B0BEC5", "#B0BEC5", "#B0BEC5", "#B0BEC5", "#B0BEC5", "#B0BEC5", "#B0BEC5", "#B0BEC5", "#B0BEC5", "#B0BEC5", "#B0BEC5", "#B0BEC5", "#B0BEC5", "#B0BEC5", "#B0BEC5", "#B0BEC5", "red", "#B0BEC5", "#B0BEC5", "#B0BEC5", "#B0BEC5", "#B0BEC5", "#B0BEC5"]]}], "label": "Topic 38", "method": "update"}, {"args": [{"marker.color": [["#B0BEC5", "#B0BEC5", "#B0BEC5", "#B0BEC5", "#B0BEC5", "#B0BEC5", "#B0BEC5", "#B0BEC5", "#B0BEC5", "#B0BEC5", "#B0BEC5", "#B0BEC5", "#B0BEC5", "#B0BEC5", "#B0BEC5", "#B0BEC5", "#B0BEC5", "#B0BEC5", "#B0BEC5", "#B0BEC5", "#B0BEC5", "#B0BEC5", "#B0BEC5", "#B0BEC5", "#B0BEC5", "#B0BEC5", "#B0BEC5", "#B0BEC5", "#B0BEC5", "#B0BEC5", "#B0BEC5", "#B0BEC5", "#B0BEC5", "#B0BEC5", "#B0BEC5", "#B0BEC5", "#B0BEC5", "#B0BEC5", "#B0BEC5", "red", "#B0BEC5", "#B0BEC5", "#B0BEC5", "#B0BEC5", "#B0BEC5"]]}], "label": "Topic 39", "method": "update"}, {"args": [{"marker.color": [["#B0BEC5", "#B0BEC5", "#B0BEC5", "#B0BEC5", "#B0BEC5", "#B0BEC5", "#B0BEC5", "#B0BEC5", "#B0BEC5", "#B0BEC5", "#B0BEC5", "#B0BEC5", "#B0BEC5", "#B0BEC5", "#B0BEC5", "#B0BEC5", "#B0BEC5", "#B0BEC5", "#B0BEC5", "#B0BEC5", "#B0BEC5", "#B0BEC5", "#B0BEC5", "#B0BEC5", "#B0BEC5", "#B0BEC5", "#B0BEC5", "#B0BEC5", "#B0BEC5", "#B0BEC5", "#B0BEC5", "#B0BEC5", "#B0BEC5", "#B0BEC5", "#B0BEC5", "#B0BEC5", "#B0BEC5", "#B0BEC5", "#B0BEC5", "#B0BEC5", "red", "#B0BEC5", "#B0BEC5", "#B0BEC5", "#B0BEC5"]]}], "label": "Topic 40", "method": "update"}, {"args": [{"marker.color": [["#B0BEC5", "#B0BEC5", "#B0BEC5", "#B0BEC5", "#B0BEC5", "#B0BEC5", "#B0BEC5", "#B0BEC5", "#B0BEC5", "#B0BEC5", "#B0BEC5", "#B0BEC5", "#B0BEC5", "#B0BEC5", "#B0BEC5", "#B0BEC5", "#B0BEC5", "#B0BEC5", "#B0BEC5", "#B0BEC5", "#B0BEC5", "#B0BEC5", "#B0BEC5", "#B0BEC5", "#B0BEC5", "#B0BEC5", "#B0BEC5", "#B0BEC5", "#B0BEC5", "#B0BEC5", "#B0BEC5", "#B0BEC5", "#B0BEC5", "#B0BEC5", "#B0BEC5", "#B0BEC5", "#B0BEC5", "#B0BEC5", "#B0BEC5", "#B0BEC5", "#B0BEC5", "red", "#B0BEC5", "#B0BEC5", "#B0BEC5"]]}], "label": "Topic 41", "method": "update"}, {"args": [{"marker.color": [["#B0BEC5", "#B0BEC5", "#B0BEC5", "#B0BEC5", "#B0BEC5", "#B0BEC5", "#B0BEC5", "#B0BEC5", "#B0BEC5", "#B0BEC5", "#B0BEC5", "#B0BEC5", "#B0BEC5", "#B0BEC5", "#B0BEC5", "#B0BEC5", "#B0BEC5", "#B0BEC5", "#B0BEC5", "#B0BEC5", "#B0BEC5", "#B0BEC5", "#B0BEC5", "#B0BEC5", "#B0BEC5", "#B0BEC5", "#B0BEC5", "#B0BEC5", "#B0BEC5", "#B0BEC5", "#B0BEC5", "#B0BEC5", "#B0BEC5", "#B0BEC5", "#B0BEC5", "#B0BEC5", "#B0BEC5", "#B0BEC5", "#B0BEC5", "#B0BEC5", "#B0BEC5", "#B0BEC5", "red", "#B0BEC5", "#B0BEC5"]]}], "label": "Topic 42", "method": "update"}, {"args": [{"marker.color": [["#B0BEC5", "#B0BEC5", "#B0BEC5", "#B0BEC5", "#B0BEC5", "#B0BEC5", "#B0BEC5", "#B0BEC5", "#B0BEC5", "#B0BEC5", "#B0BEC5", "#B0BEC5", "#B0BEC5", "#B0BEC5", "#B0BEC5", "#B0BEC5", "#B0BEC5", "#B0BEC5", "#B0BEC5", "#B0BEC5", "#B0BEC5", "#B0BEC5", "#B0BEC5", "#B0BEC5", "#B0BEC5", "#B0BEC5", "#B0BEC5", "#B0BEC5", "#B0BEC5", "#B0BEC5", "#B0BEC5", "#B0BEC5", "#B0BEC5", "#B0BEC5", "#B0BEC5", "#B0BEC5", "#B0BEC5", "#B0BEC5", "#B0BEC5", "#B0BEC5", "#B0BEC5", "#B0BEC5", "#B0BEC5", "red", "#B0BEC5"]]}], "label": "Topic 43", "method": "update"}, {"args": [{"marker.color": [["#B0BEC5", "#B0BEC5", "#B0BEC5", "#B0BEC5", "#B0BEC5", "#B0BEC5", "#B0BEC5", "#B0BEC5", "#B0BEC5", "#B0BEC5", "#B0BEC5", "#B0BEC5", "#B0BEC5", "#B0BEC5", "#B0BEC5", "#B0BEC5", "#B0BEC5", "#B0BEC5", "#B0BEC5", "#B0BEC5", "#B0BEC5", "#B0BEC5", "#B0BEC5", "#B0BEC5", "#B0BEC5", "#B0BEC5", "#B0BEC5", "#B0BEC5", "#B0BEC5", "#B0BEC5", "#B0BEC5", "#B0BEC5", "#B0BEC5", "#B0BEC5", "#B0BEC5", "#B0BEC5", "#B0BEC5", "#B0BEC5", "#B0BEC5", "#B0BEC5", "#B0BEC5", "#B0BEC5", "#B0BEC5", "#B0BEC5", "red"]]}], "label": "Topic 44", "method": "update"}]}], "title": {"font": {"color": "Black", "size": 22}, "text": "<b>Intertopic Distance Map</b>", "x": 0.5, "xanchor": "center", "y": 0.95, "yanchor": "top"}, "width": 650, "xaxis": {"anchor": "y", "domain": [0, 1], "range": [-13.65, 24.13], "title": {"text": ""}, "visible": false}, "yaxis": {"anchor": "x", "domain": [0, 1], "range": [-16.95, 17.87], "title": {"text": ""}, "visible": false}}}
